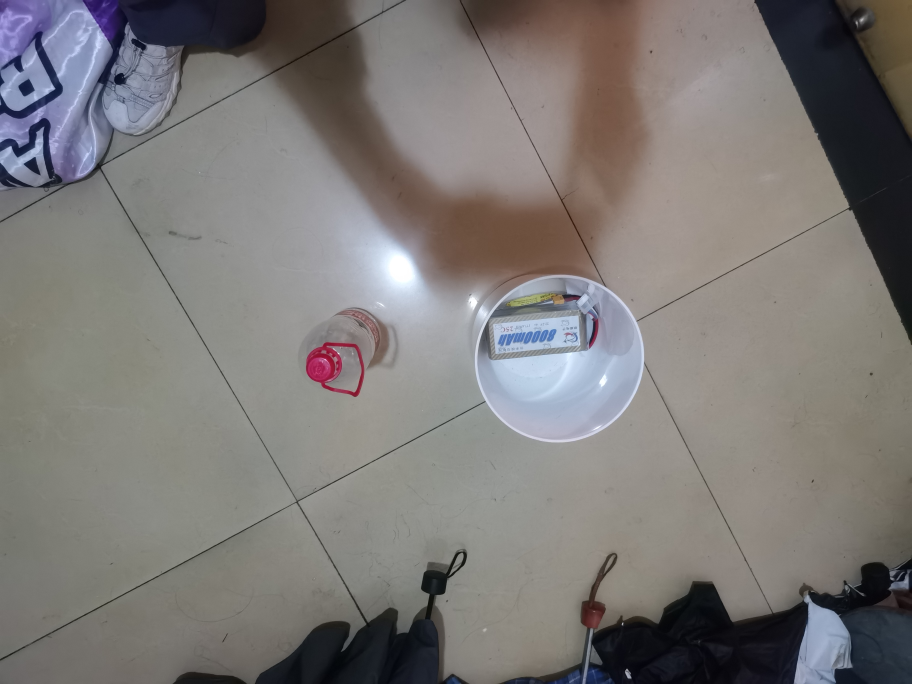
#> input picture circle/images/train/106.jpg, 3648 x 2736 px, given in place of 6.jpg, which was not available (shown at 1/4 size)
$ python mosaic.py
#> lines starting #> are read from the running program, lines starting #| are printed output that depends on the picture; after the words box and inside, x2 and y2 are one past the last pixel; in counts of white or black regions, pixels touching at a corner belong together; pictures that were not available may be replaced by others from this repository, and a replacement may not be noted
import numpy as np
import random
import cv2
import matplotlib.pyplot as plt

# 读取图片
def load_image(img_files,index):
    '''
    根据index读取图片
    '''
#> called with index = 0
    path=img_files[index]
    img=cv2.imread(path)
#> img is the input picture: shape (2736, 3648, 3); mean B, G, R 118.6, 120.6, 124.1
    # 图片原始H,W
    h0,w0=img.shape[:2]
#> h0 = 2736; w0 = 3648
    # 较长的边缩放到640,另一边也等比例缩放
    r=640/max(h0,w0)
#> r = 0.175
    if r!=1:
        img = cv2.resize(img, (int(w0 * r), int(h0 * r)), interpolation=cv2.INTER_LINEAR)
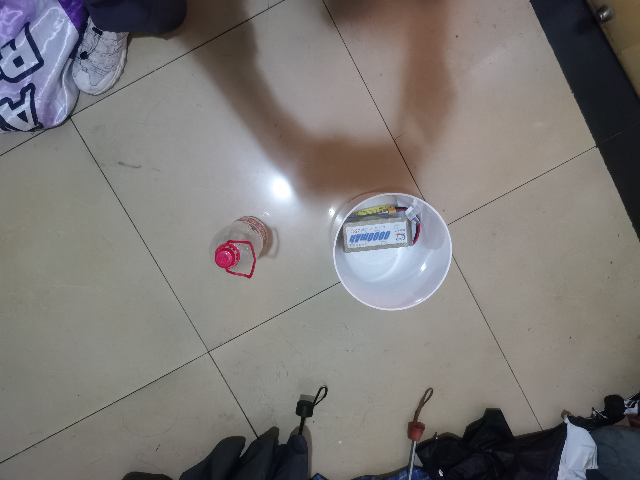
#> img: shape (480, 640, 3); mean B, G, R 118.5, 120.5, 124
    return img, (h0, w0), img.shape[:2]

# 显示图片
def show(img):
    img=cv2.cvtColor(img,cv2.COLOR_BGR2RGB)
    plt.figure()
    plt.subplot(1,1,1)
    plt.imshow(img)
    plt.show()
    plt.pause(5)

# 标签信息
# class,x,y,,w,h
top_left=np.array([[1,0.502 ,0.5343082114735658, 0.625, 0.4109486314210724]],dtype=np.float32)
top_right=np.array([[1, 0.5408333333333334, 0.5316558441558442, 0.6816666666666668, 0.5275974025974026]],dtype=np.float32)
down_left=np.array([[1, 0.41393849206349204, 0.34160052910052907, 0.4350198412698412, 0.6818783068783069]],dtype=np.float32)
down_right=np.array([[1, 0.40125391849529785, 0.7024410774410774, 0.7628004179728318, 0.595117845117845]],dtype=np.float32)
total_labels=[top_left,top_right,down_left,down_right]

if __name__=="__main__":
    # 定义变量
    s=640
    mosaic_border=[-320,-320]
    # 创建画布H*W*C=1280*1280*3
    img4 = np.full((s * 2, s * 2, 3), 114, dtype=np.uint8)
    # 画布中心区域产生中心点
    yc, xc = [int(random.uniform(-x, 2 * s + x)) for x in mosaic_border]

    # 四张图片索引
    indices=[0,1,2,3]
    # 四张图片的路径
    img_files=["6.jpg","7.jpg","8.jpg","9.jpg"]
    # Mosaic数据增强
    # 存放四张图像的标签
    labels4=[]
    for i, index in enumerate(indices):
        img, _, (h, w) = load_image(img_files, index)
#> h = 480; w = 640
        if i == 0:  # top left
            x1a, y1a, x2a, y2a = max(xc - w, 0), max(yc - h, 0), xc, yc
#> x1a = 165; y1a = 380; x2a = 805; y2a = 860
            x1b, y1b, x2b, y2b = w - (x2a - x1a), h - (y2a - y1a), w, h
#> x1b = 0; y1b = 0; x2b = 640; y2b = 480
        elif i == 1:  # top right
            x1a, y1a, x2a, y2a = xc, max(yc - h, 0), min(xc + w, s * 2), yc
            x1b, y1b, x2b, y2b = 0, h - (y2a - y1a), min(w, x2a - x1a), h
        elif i == 2:  # bottom left
            x1a, y1a, x2a, y2a = max(xc - w, 0), yc, xc, min(s * 2, yc + h)
            x1b, y1b, x2b, y2b = w - (x2a - x1a), 0, w, min(y2a - y1a, h)
        elif i == 3:  # bottom right
            x1a, y1a, x2a, y2a = xc, yc, min(xc + w, s * 2), min(s * 2, yc + h)
            x1b, y1b, x2b, y2b = 0, 0, min(w, x2a - x1a), min(y2a - y1a, h)
        # 将图片放置在画布相应位置
        img4[y1a:y2a, x1a:x2a] = img[y1b:y2b, x1b:x2b]
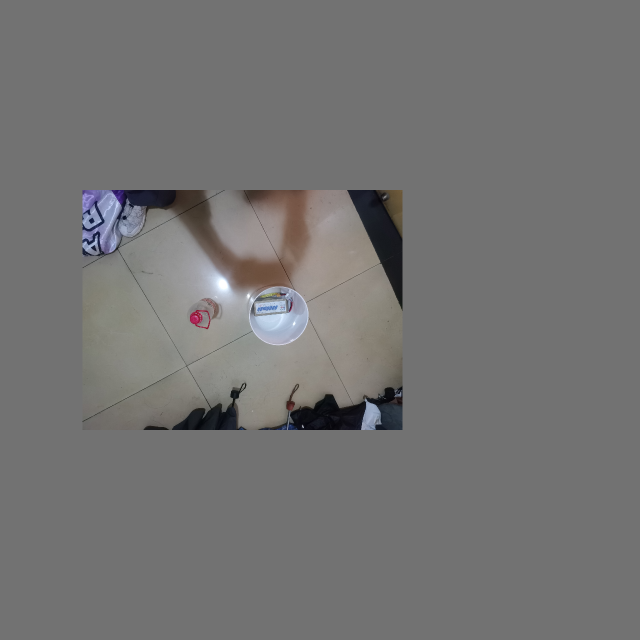
#> img4: shape (1280, 1280, 3) (shown at 1/2 size); mean B, G, R 114.8, 115.2, 115.9
        # 调整标签
        padw = x1a - x1b
#> padw = 165
        padh = y1a - y1b
#> padh = 380
        x=total_labels[index]
        labels=x.copy()
        if x.size > 0:  # Normalized xywh to pixel xyxy format
            labels[:, 1] = w * (x[:, 1] - x[:, 3] / 2) + padw
            labels[:, 2] = h * (x[:, 2] - x[:, 4] / 2) + padh
            labels[:, 3] = w * (x[:, 1] + x[:, 3] / 2) + padw
            labels[:, 4] = h * (x[:, 2] + x[:, 4] / 2) + padh
        labels4.append(labels)
#> pass 2 of the loop `for i, index in enumerate(indices):`:
#> path = '7.jpg'
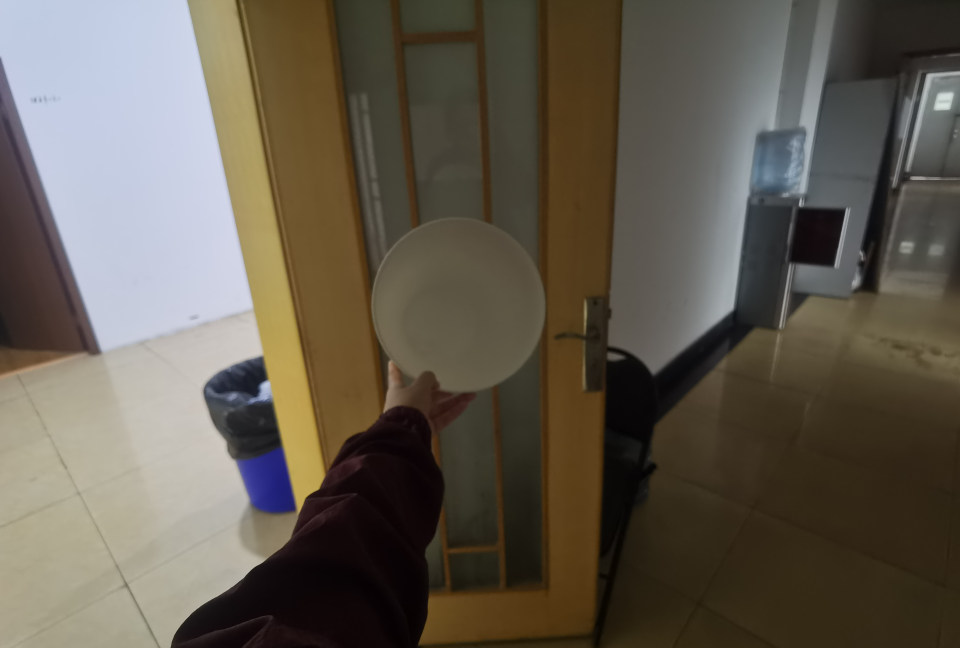
#> input picture circle/images/train/7.jpg, 3840 x 2592 px, found by its file name (shown at 1/4 size)
#> in load_image, img is the input picture: shape (2592, 3840, 3); mean B, G, R 78.8, 91, 98.4
#> in load_image (call 2), `img = cv2.resize(img, (int(w0 * r), int(h0 * r)), interpolation=cv2.IN..`:
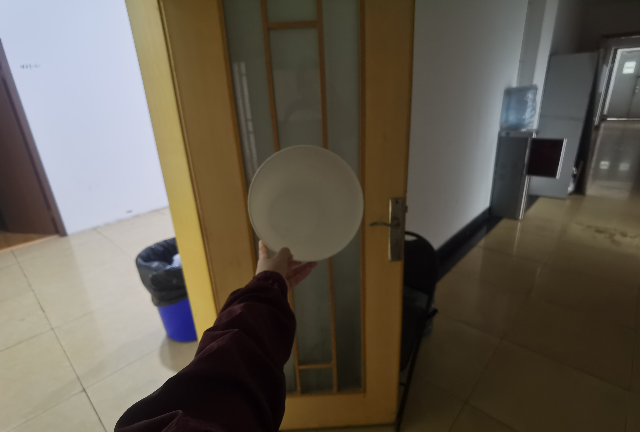
#> img: shape (432, 640, 3); mean B, G, R 78.9, 91.1, 98.5
#> h = 432
#> `x1a, y1a, x2a, y2a = xc, max(yc - h, 0), min(xc + w, s * 2), yc`: x1a = 805; y1a = 428; x2a = 1280
#> `x1b, y1b, x2b, y2b = 0, h - (y2a - y1a), min(w, x2a - x1a), h`: x2b = 475; y2b = 432
#> `img4[y1a:y2a, x1a:x2a] = img[y1b:y2b, x1b:x2b]`:
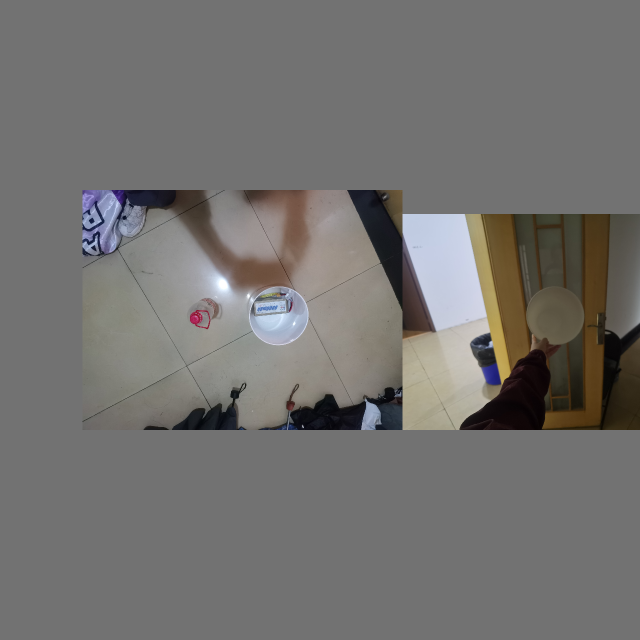
#> img4: shape (1280, 1280, 3) (shown at 1/2 size); 12.52% of pixels changed, all inside (x1, y1, x2, y2) = (805, 428, 1280, 860)
#> padw = 805
#> padh = 428
#> pass 3 of the loop `for i, index in enumerate(indices):`:
#> path = '8.jpg'
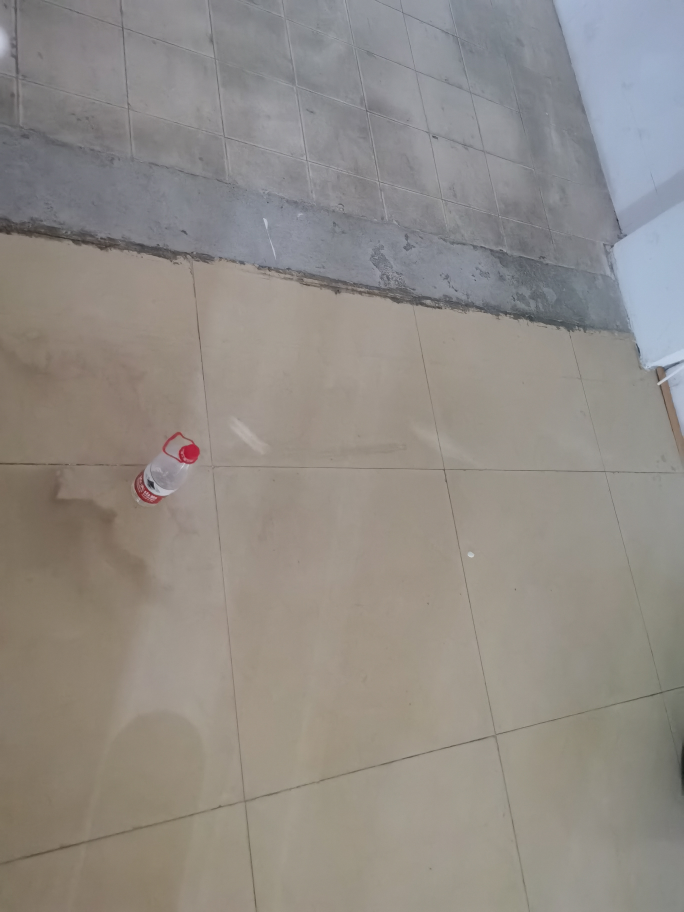
#> input picture circle/images/train/112.jpg, 2736 x 3648 px, given in place of 8.jpg, which was not available (shown at 1/4 size)
#> in load_image, img is the input picture: shape (3648, 2736, 3); mean B, G, R 134.2, 139.8, 144.8
#> in load_image (call 3), `img = cv2.resize(img, (int(w0 * r), int(h0 * r)), interpolation=cv2.IN..`:
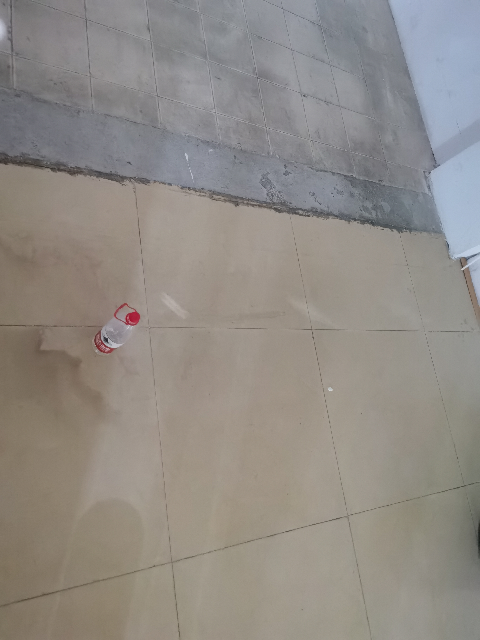
#> img: shape (640, 480, 3); mean B, G, R 134.1, 139.6, 144.7
#> h = 640; w = 480
#> `x1a, y1a, x2a, y2a = max(xc - w, 0), yc, xc, min(s * 2, yc + h)`: x1a = 325; y1a = 860; x2a = 805; y2a = 1280
#> `x1b, y1b, x2b, y2b = w - (x2a - x1a), 0, w, min(y2a - y1a, h)`: x2b = 480; y2b = 420
#> `img4[y1a:y2a, x1a:x2a] = img[y1b:y2b, x1b:x2b]`:
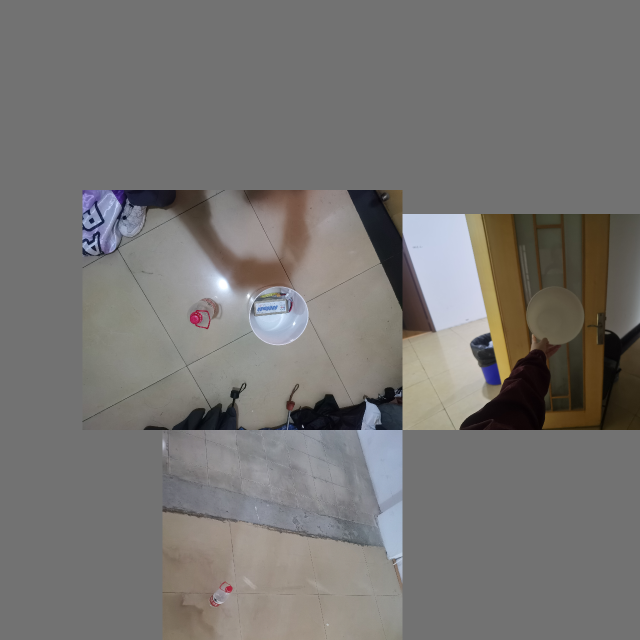
#> img4: shape (1280, 1280, 3) (shown at 1/2 size); 12.3% of pixels changed, all inside (x1, y1, x2, y2) = (325, 860, 805, 1280)
#> padw = 325
#> padh = 860
#> the loop made 4 passes; the first 3 are shown
    if len(labels4):
        # 将四张图像的标签进行拼接
        labels4 = np.concatenate(labels4, 0)
        # 裁剪标签,保证数据取值在0~2*s
        np.clip(labels4[:, 1:], 0, 2 * s, out=labels4[:, 1:])
    # 标签尺寸为n*5,n表示bbox个数
    print(labels4.shape)
#| (4, 5)
    # 将bbox绘制在画布上
    for i in range(len(labels4)):
        box=labels4[i]
        # 左上角,右下角
        c1,c2=(int(box[1]),int(box[2])),(int(box[3]),int(box[4]))
        cv2.rectangle(img4,c1,c2,(0,255,0),thickness=4,lineType=cv2.LINE_AA)
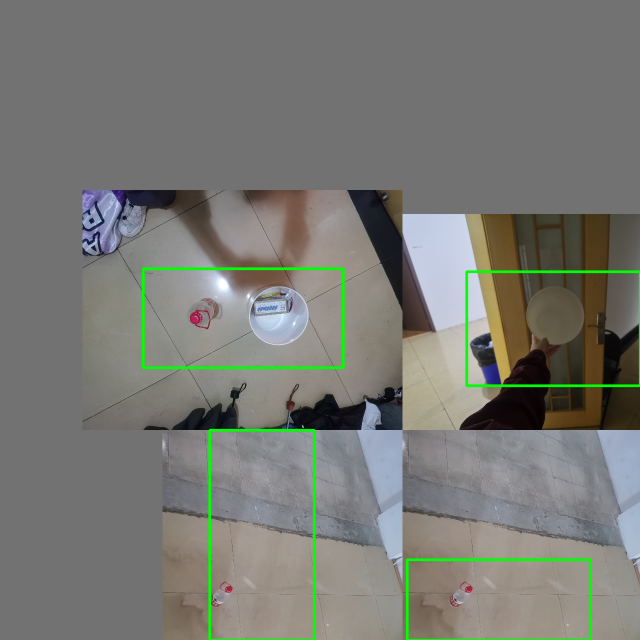
#> img4: shape (1280, 1280, 3) (shown at 1/2 size); 13.6% of pixels changed, all inside (x1, y1, x2, y2) = (283, 534, 1280, 1280)
    # 显示画布
    show(img4)
